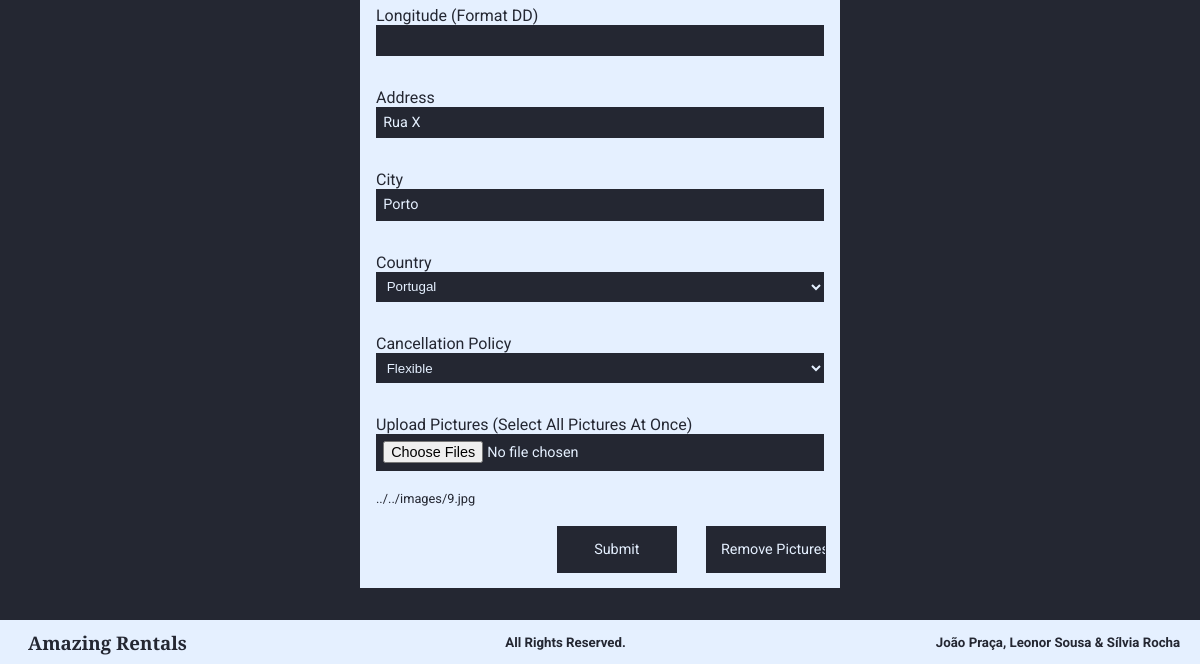
The app's page /editProperty.php?id=9 (signed in, lower part), older data.
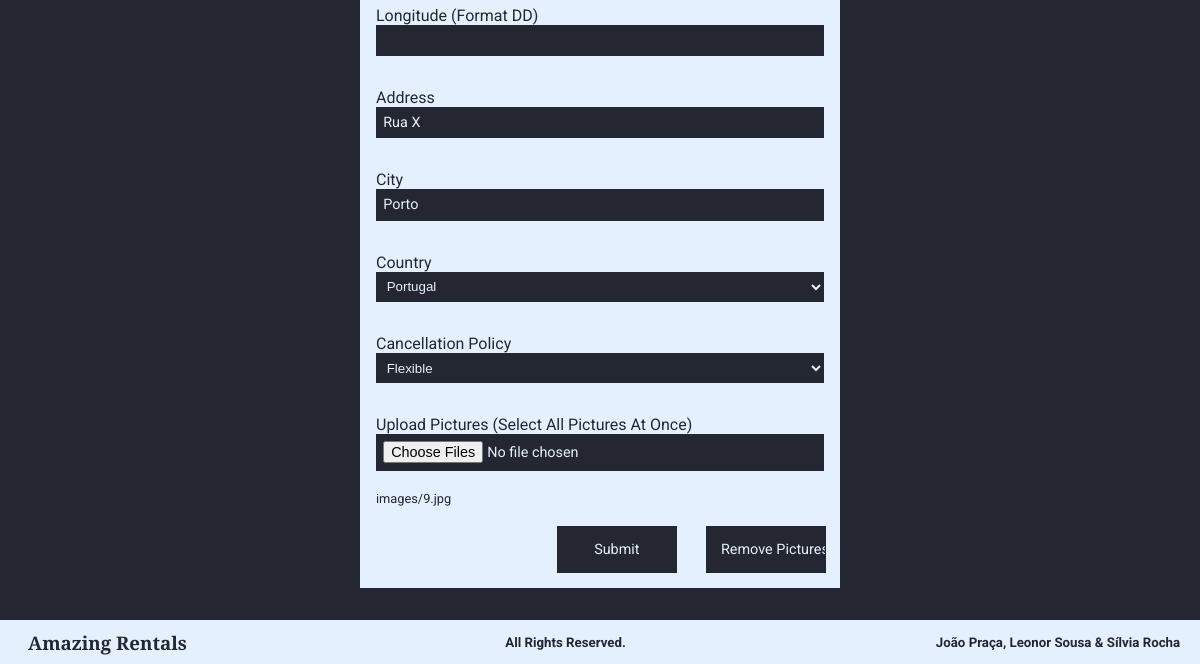
The same page, newer data.
### tables this page shows
CREATE TABLE Imagem (
    urlImagem   VARCHAR(20) PRIMARY KEY, 
    legenda TEXT,
    idHabitacao   INTEGER REFERENCES Habitacao(idHabitacao) ON DELETE CASCADE ON UPDATE CASCADE
);

### database/habitations.php (called while the page is built, shortened)
<?php
include_once("users.php");
function getCancellationPolicys(){
    global $db;
    $stmt = $db->prepare('SELECT * FROM PoliticaDeCancelamento');
    $stmt->execute();
    return $stmt->fetchAll();
}
function getHabitationById($id){
    global $db;
    $stmt = $db->prepare('SELECT * FROM Habitacao WHERE idHabitacao=?');
    $stmt->execute(array($id));
    return $stmt->fetch();
}
function getPolicy($id){
    global $db;
    $stmt = $db->prepare('SELECT * FROM PoliticaDeCancelamento WHERE idPolitica=?');
    $stmt->execute(array($id));
    return $stmt->fetch();
}
function getNameCity($id){
    global $db;
    $stmt = $db->prepare('SELECT nome FROM Cidade WHERE idCidade=?');
    $stmt->execute(array($id));
    return $stmt->fetch()['nome'];
}
function getCountryCity($idCity){
    global $db;
    $stmt = $db->prepare('SELECT idPais FROM Cidade JOIN Pais USING (idPais) WHERE idCidade=?');
    $stmt->execute(array($idCity));
    return $stmt->fetch()['idPais'];
}
function getHabitationPictures($id){
    global $db;
    $stmt = $db->prepare('SELECT * FROM Imagem WHERE idHabitacao=?');
    $stmt->execute(array($id));
    return $stmt->fetchAll();
}
?>

### database/users.php (called while the page is built, shortened)
<?php
function getCountries(){
    global $db;
    $stmt = $db->prepare('SELECT * FROM Pais');
    $stmt->execute();
    return $stmt->fetchAll();
}
function getCountryById($id){
    global $db;
    $stmt = $db->prepare('SELECT * FROM Pais WHERE idPais=?');
    $stmt->execute(array($id));
    return $stmt->fetch();
}
?>

### templates/forms/property.php (the view, shortened to what this page needs)
<form id="property_form" class="verticalForm" action=<?=$action_form?> method="post" enctype="multipart/form-data">
            <?php
            include_once('database/connection.php');
            include_once('database/habitations.php');
            ?>
    <label> Longitude (Format DD)
        <input type="number" value="<?=$longitude?>" min="-180" max="180" step="0.000001" id="longitude">
    </label>
    <label> Address
        <input type="text" name="address" value="<?=$address?>" required>
    </label>
    <label> City
        <input type="text" name="city" value="<?=$city?>" required>
    </label>
    <label> Country
        <select name="country"  value="<?=$country['idPais']?>" required>
            <?php
            include_once('database/connection.php');
            include_once('database/users.php');
            $countries = getCountries();
            foreach ($countries as $country) {
                echo '<option value="' . $country['idPais'] . '">' . $country['nome'] . '</option>';
            }
            ?>
        </select>
    </label>
    <label> Cancellation Policy
        <select name="policies" required>
            <?php
            include_once('database/connection.php');
            include_once('database/habitations.php');
            $policys = getCancellationPolicys();
            foreach ($policys as $policyy) {
                if ($policyy==$policy)
                    echo '<option value="' . $policyy['idPolitica'] . '"selected>' . $policyy['nome'] . '</option>';
                else
                    echo '<option value="' . $policyy['idPolitica'] . '">' . $policyy['nome'] . '</option>';
            }
            ?>
        </select>
    </label>
    <label> Upload Pictures (Select All Pictures At Once)
        <input type="file" name="pictures" accept="image/*" multiple value=<?=$image?> >
    </label>
    <?php
        if(isset($_GET['id'])){
            $pictures=getHabitationPictures($_GET['id']);
            foreach($pictures as $pic){
                echo '<p>' . $pic['urlImagem'] . '</p>';
            }
            $link = "templates/forms/removeAllImages_action.php?id=" . $_GET['id'];
    ?>
        <input type="button" value="Remove Pictures" id="rem_pictures_button" class="submit" onclick="window.location.replace('<?=$link?>');">
    <?php } ?>
    <input class="submit" type="submit" value="Submit" id="submitProperty">
</form>

Row changes from the older to the newer data that the page shows:
removed imagem: urlImagem "../../images/9.jpg"
added imagem: urlImagem "images/9.jpg"
